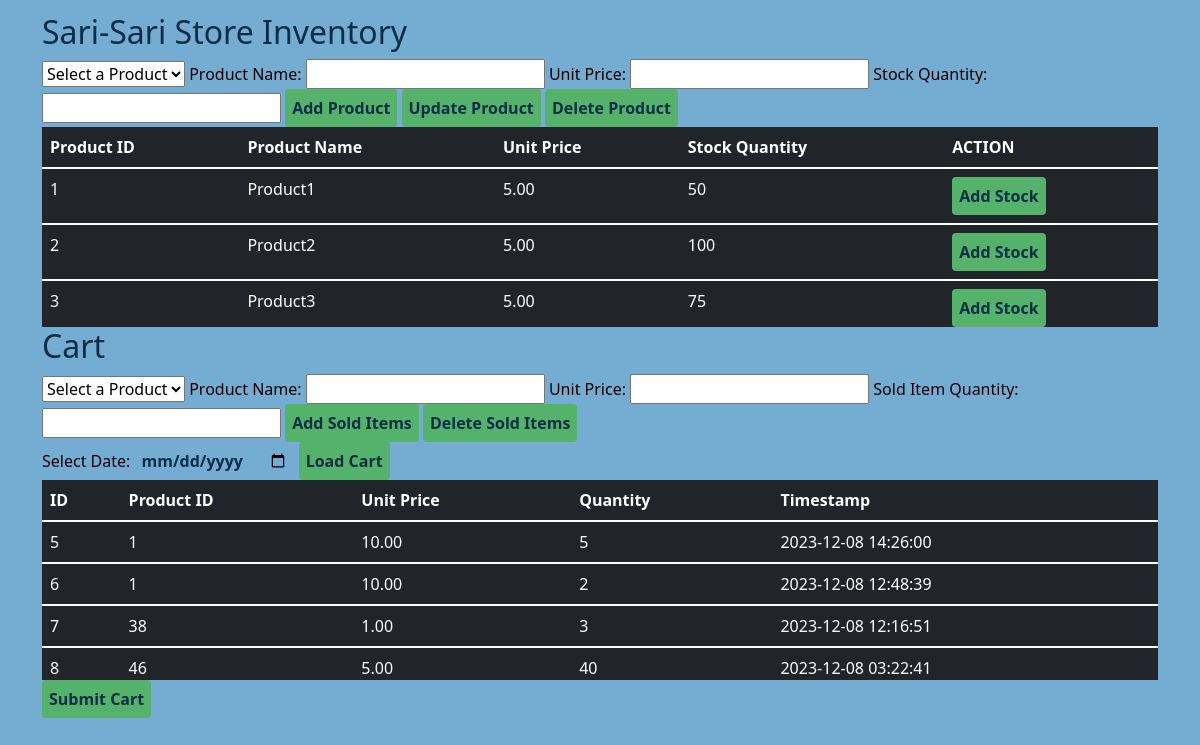
Page /XX.php on the committed database.
### tables this page shows
CREATE TABLE IF NOT EXISTS `products_table` (
  `product_id` int NOT NULL AUTO_INCREMENT,
  `product_name` varchar(255) DEFAULT NULL,
  `unit_price` decimal(10,2) DEFAULT NULL,
  `stock_quantity` int DEFAULT NULL,
  PRIMARY KEY (`product_id`)
);

CREATE TABLE IF NOT EXISTS `cart_table` (
  `id` int NOT NULL AUTO_INCREMENT,
  `product_id` int DEFAULT NULL,
  `unit_price` decimal(10,2) DEFAULT NULL,
  `quantity` int DEFAULT NULL,
  `timestamp` timestamp NULL DEFAULT NULL,
  PRIMARY KEY (`id`),
  KEY `product_id` (`product_id`)
);

### XX.php (the view, shortened to what this page needs)
<!DOCTYPE html>
<html lang="en">
<head>
    <link href="https://cdn.jsdelivr.net/npm/bootstrap@5.3.1/dist/css/bootstrap.min.css" rel="stylesheet">
    <link rel="stylesheet" href="style.css">
</head>
<body>
<div class="container" >
    <h2>Sari-Sari Store Inventory</h2>
    <form id="productForm">
        <select id="productProductId" name="productProductId">
            <?php
            echo "<option value=\"\">Select a Product</option>";
            ?>
        </select>
        <label for="productProductName">Product Name:</label>
        <input type="text" id="productProductName" name="productName">
        <label for="productUnitPrice">Unit Price:</label>
        <input type="number" id="productUnitPrice" name="unitPrice">
        <label for="productStockQuantity">Stock Quantity:</label>
        <input type="number" id="productStockQuantity" name="stockQuantity">
        <button type="button" id="addProductBtn">Add Product</button>
        <button type="button" id="updateProductBtn">Update Product</button>
        <button type="button" id="deleteProductBtn">Delete Product</button>
    </form>
    <div class="overflow-y-scroll" id="productList" style="height: 200px;">
        <?php
        include 'connection.php';
        $sql = "SELECT * FROM products_table";
        $result = $con->query($sql);
        if ($result->num_rows > 0) {
            echo "<table class='table table-dark table-hover' id='productTable'>";
            echo '
                <thead>
                    <tr>
                        <th scope="col">Product ID</th>
                        <th scope="col">Product Name</th>
                        <th scope="col">Unit Price</th>
                        <th scope="col">Stock Quantity</th>
                        <th scope="col">ACTION</th>
                    </tr>
                </thead>';
            while ($row = $result->fetch_assoc()) {
                echo '<tbody class="table-group-divider">';
                echo "<tr>";
                echo "<td>" . $row["product_id"] . "</td>";
                echo "<td>" . $row["product_name"] . "</td>";
                echo "<td>" . $row["unit_price"] . "</td>";
                echo "<td>" . $row["stock_quantity"] . "</td>";
                echo "<td><button onclick='addStock(" . $row["product_id"] . ")'>Add Stock</button></td>";
                echo '</tbody>';
            }
            echo "</table>";
        } else {
            echo "No records found";
        }
        ?>
    </div>
</div>
<div class="container" id="cart-container">
    <h2>Cart</h2>
    <form id="cartForm">
        <select id="cartProductId" name="cartProductId">
            <?php
            echo "<option value=\"\">Select a Product</option>";
            ?>
        </select>
        <label for="cartProductName">Product Name:</label>
        <input type="text" id="cartProductName" name="cartProductName" readonly>
        <label for="cartUnitPrice">Unit Price:</label>
        <input type="number" id="cartUnitPrice" name="cartUnitPrice" readonly>
        <label for="cartSoldQuantity">Sold Item Quantity:</label>
        <input type="number" id="cartSoldQuantity" name="cartSoldQuantity">
        <button id="addSoldProductBtn">Add Sold Items</button>
        <button id="deleteSoldProductBtn">Delete Sold Items</button>
    </form>
<div>
    <label for="selectedDate">Select Date:</label>
    <input type="date" id="selectedDate" name="selectedDate">
    <button onclick="loadCart()">Load Cart</button>
</div>
<div class="overflow-y-scroll" id="cart" style="height: 200px;">
    <?php
    include 'connection.php';
    $todayDate = date("Y-m-d");
    $cartSql = "SELECT * FROM cart_table WHERE DATE(timestamp) = '$todayDate'";
    $cartResult = $con->query($cartSql);
    if ($cartResult->num_rows > 0) {
        echo "<table class='table table-dark table-hover' id='cartTable'>";
        echo '
            <thead>
                <tr>
                    <th scope="col">ID</th>
                    <th scope="col">Product ID</th>
                    <th scope="col">Unit Price</th>
                    <th scope="col">Quantity</th>
                    <th scope="col">Timestamp</th>
                </tr>
            </thead>';
        while ($cartRow = $cartResult->fetch_assoc()) {
            echo '<tbody class="table-group-divider">';
            echo "<tr>";
            echo "<td>" . $cartRow["id"] . "</td>";
            echo "<td>" . $cartRow["product_id"] . "</td>";
            echo "<td>" . $cartRow["unit_price"] . "</td>";
            echo "<td>" . $cartRow["quantity"] . "</td>";
            echo "<td>" . $cartRow["timestamp"] . "</td>";
            echo '</tbody>';
        }
        echo "</table>";
    } else {
        echo "Cart is empty";
    }
    ?>
</div>
    <button id="submitCartBtn">Submit Cart</button>
</div>
</body>
</html>

### style.css (style rules this page uses)
body { padding: 13px; background-color: #75acd2; color: #0a2e48; }
.container { min-width: 75vh; }
button, #selectedDate { padding: 7px; background-color: #54b26b; color: #0a2e48; font-weight: bold; border: none; border-radius: 4px; cursor: pointer; }
#selectedDate { background-color: #75acd2; color: #0a2e48; }
label { color: black; }

### rows in the picture
products_table: product_id "1", product_name "Product1", unit_price "5.00", stock_quantity "50"
products_table: product_id "2", product_name "Product2", unit_price "5.00", stock_quantity "100"
products_table: product_id "3", product_name "Product3", unit_price "5.00", stock_quantity "75"
cart_table: id "5", product "1", unit_price "10.00", quantity "5", timestamp "2023-12-08 14:26:00"
cart_table: id "6", product "1", unit_price "10.00", quantity "2", timestamp "2023-12-08 12:48:39"
cart_table: id "7", product "38", unit_price "1.00", quantity "3", timestamp "2023-12-08 12:16:51"
cart_table: id "8", product "46", unit_price "5.00", quantity "40", timestamp "2023-12-08 03:22:41"
